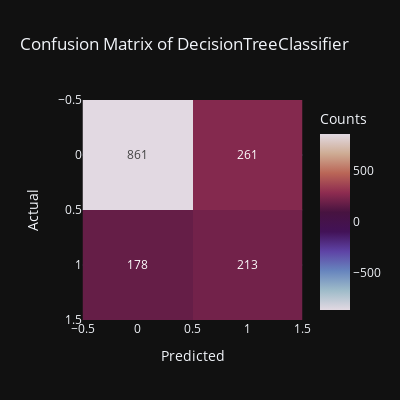
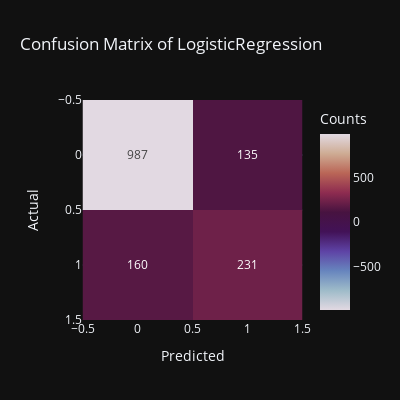
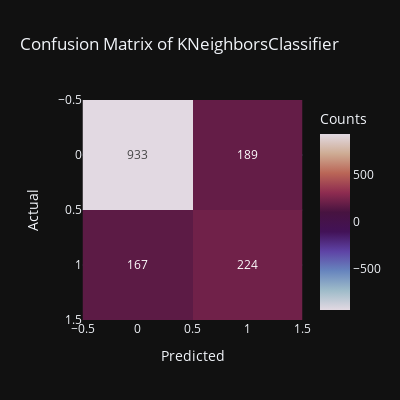
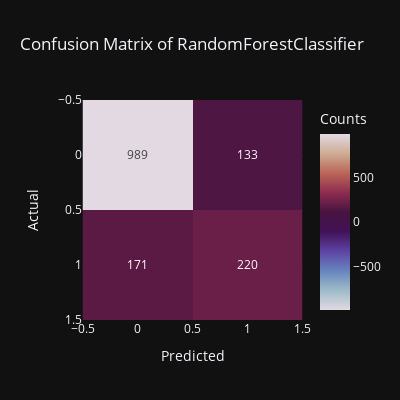

Notebook cell for these charts, in order:
### Code cell
# Define a list of classifier instances with specific configurations for each model
models = [DecisionTreeClassifier(random_state=42),
          LogisticRegression(random_state=42, n_jobs=-1),
          KNeighborsClassifier(n_neighbors=5, n_jobs=-1),
          RandomForestClassifier(random_state=42, n_jobs=-1)]

# Iterate over each model to train the classifier, make predictions on the test set, and generate a classification report
for model in models:
    final_pipeline = Pipeline(
        steps=[
            ('preprocesor',preprocesor),
            ('models',model)
        ]
    )
    final_pipeline.fit(X_train, y_train)
    y_pred = final_pipeline.predict(X_test)

    # Display the classification report for each model, showing precision, recall, F1-score, and support for each class
    print("Model: ", model.__class__.__name__)
    print("Classification Report: \n", classification_report(y_test, y_pred))

    # Generate confusion matrices for each model using Plotly Express and display them
    # Each confusion matrix illustrates the counts of true positive, true negative, false positive,
    # and false negative predictions
    fig = px.imshow(confusion_matrix(y_test, y_pred), color_continuous_scale='twilight',
                    title = "Confusion Matrix of " + model.__class__.__name__,
                    labels = dict(x="Predicted", y="Actual", color="Counts"),
                    color_continuous_midpoint=0.8, width=400, height=400,
                    template="plotly_dark", text_auto=True)
    
    fig.show()

    print("----------------------------------------------------------")

### Figure 1 — Plotly figure (JSON) as saved in the notebook; plotly's stock layout.template omitted (floating-point values rounded to 4 significant figures)
{"data": [{"coloraxis": "coloraxis", "hovertemplate": "Predicted: %{x}<br>Actual: %{y}<br>Counts: %{z}<extra></extra>", "name": "0", "texttemplate": "%{z}", "type": "heatmap", "xaxis": "x", "yaxis": "y", "z": [[861, 261], [178, 213]]}], "layout": {"coloraxis": {"cmid": 0.8, "colorbar": {"title": {"text": "Counts"}}, "colorscale": [[0, "#e2d9e2"], [0.1111, "#9ebbc9"], [0.2222, "#6785be"], [0.3333, "#5e43a5"], [0.4444, "#421257"], [0.5556, "#471340"], [0.6667, "#8e2c50"], [0.7778, "#ba6657"], [0.8889, "#ceac94"], [1, "#e2d9e2"]]}, "height": 400, "title": {"text": "Confusion Matrix of DecisionTreeClassifier"}, "width": 400, "xaxis": {"anchor": "y", "constrain": "domain", "domain": [0, 1], "scaleanchor": "y", "title": {"text": "Predicted"}}, "yaxis": {"anchor": "x", "autorange": "reversed", "constrain": "domain", "domain": [0, 1], "title": {"text": "Actual"}}}}

### Figure 2 — Plotly figure (JSON) as saved in the notebook; plotly's stock layout.template omitted (floating-point values rounded to 4 significant figures)
{"data": [{"coloraxis": "coloraxis", "hovertemplate": "Predicted: %{x}<br>Actual: %{y}<br>Counts: %{z}<extra></extra>", "name": "0", "texttemplate": "%{z}", "type": "heatmap", "xaxis": "x", "yaxis": "y", "z": [[987, 135], [160, 231]]}], "layout": {"coloraxis": {"cmid": 0.8, "colorbar": {"title": {"text": "Counts"}}, "colorscale": [[0, "#e2d9e2"], [0.1111, "#9ebbc9"], [0.2222, "#6785be"], [0.3333, "#5e43a5"], [0.4444, "#421257"], [0.5556, "#471340"], [0.6667, "#8e2c50"], [0.7778, "#ba6657"], [0.8889, "#ceac94"], [1, "#e2d9e2"]]}, "height": 400, "title": {"text": "Confusion Matrix of LogisticRegression"}, "width": 400, "xaxis": {"anchor": "y", "constrain": "domain", "domain": [0, 1], "scaleanchor": "y", "title": {"text": "Predicted"}}, "yaxis": {"anchor": "x", "autorange": "reversed", "constrain": "domain", "domain": [0, 1], "title": {"text": "Actual"}}}}

### Figure 3 — Plotly figure (JSON) as saved in the notebook; plotly's stock layout.template omitted (floating-point values rounded to 4 significant figures)
{"data": [{"coloraxis": "coloraxis", "hovertemplate": "Predicted: %{x}<br>Actual: %{y}<br>Counts: %{z}<extra></extra>", "name": "0", "texttemplate": "%{z}", "type": "heatmap", "xaxis": "x", "yaxis": "y", "z": [[933, 189], [167, 224]]}], "layout": {"coloraxis": {"cmid": 0.8, "colorbar": {"title": {"text": "Counts"}}, "colorscale": [[0, "#e2d9e2"], [0.1111, "#9ebbc9"], [0.2222, "#6785be"], [0.3333, "#5e43a5"], [0.4444, "#421257"], [0.5556, "#471340"], [0.6667, "#8e2c50"], [0.7778, "#ba6657"], [0.8889, "#ceac94"], [1, "#e2d9e2"]]}, "height": 400, "title": {"text": "Confusion Matrix of KNeighborsClassifier"}, "width": 400, "xaxis": {"anchor": "y", "constrain": "domain", "domain": [0, 1], "scaleanchor": "y", "title": {"text": "Predicted"}}, "yaxis": {"anchor": "x", "autorange": "reversed", "constrain": "domain", "domain": [0, 1], "title": {"text": "Actual"}}}}

### Figure 4 — Plotly figure (JSON) as saved in the notebook; plotly's stock layout.template omitted (floating-point values rounded to 4 significant figures)
{"data": [{"coloraxis": "coloraxis", "hovertemplate": "Predicted: %{x}<br>Actual: %{y}<br>Counts: %{z}<extra></extra>", "name": "0", "texttemplate": "%{z}", "type": "heatmap", "xaxis": "x", "yaxis": "y", "z": [[989, 133], [171, 220]]}], "layout": {"coloraxis": {"cmid": 0.8, "colorbar": {"title": {"text": "Counts"}}, "colorscale": [[0, "#e2d9e2"], [0.1111, "#9ebbc9"], [0.2222, "#6785be"], [0.3333, "#5e43a5"], [0.4444, "#421257"], [0.5556, "#471340"], [0.6667, "#8e2c50"], [0.7778, "#ba6657"], [0.8889, "#ceac94"], [1, "#e2d9e2"]]}, "height": 400, "title": {"text": "Confusion Matrix of RandomForestClassifier"}, "width": 400, "xaxis": {"anchor": "y", "constrain": "domain", "domain": [0, 1], "scaleanchor": "y", "title": {"text": "Predicted"}}, "yaxis": {"anchor": "x", "autorange": "reversed", "constrain": "domain", "domain": [0, 1], "title": {"text": "Actual"}}}}
